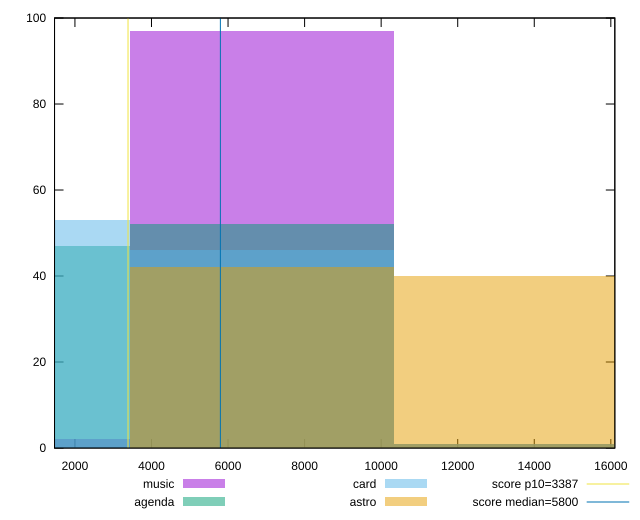

Generate this figure with gnuplot:
reset

$music <<EOF
6882.35793439469 97
0 2
13764.71586878938 1
EOF

$agenda <<EOF
13764.71586878938 1
0 47
6882.35793439469 52
EOF

$card <<EOF
6882.35793439469 46
0 53
13764.71586878938 1
EOF

$astro <<EOF
13764.71586878938 40
6882.35793439469 42
EOF

set key outside below
set boxwidth 6882.35793439469
set xrange [1467.111:16104.487168073963]
set yrange [0:100]
set trange [0:100]
set style fill transparent solid 0.5 noborder

set parametric
set terminal svg size 640, 520 enhanced background rgb 'white'
set output "reports/report_00028_2021-02-24T12-49-42.674Z/speed-index/comparison/histogram/all_raw.svg"

plot $music title "music" with boxes, \
     $agenda title "agenda" with boxes, \
     $card title "card" with boxes, \
     $astro title "astro" with boxes, \
     3387,t title "score p10=3387", \
     5800,t title "score median=5800"

reset
